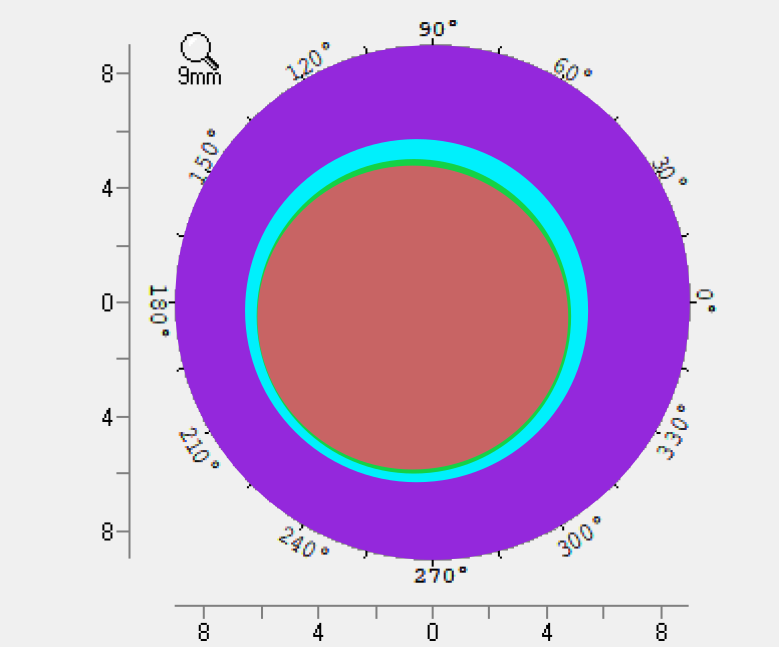
#> input picture tests/确定圆5.5mm.png, 779 x 647 px
$ python pipeline.py
#> lines starting #> are read from the running program, lines starting #| are printed output that depends on the picture; after the words box and inside, x2 and y2 are one past the last pixel; in counts of white or black regions, pixels touching at a corner belong together; long printed decimals are rounded
### src/BigCircle.py
"""
此脚本源文件位于：tools/01/v1.1
并将第六部分debug部分进行了注释化，因为我不需要输出图像，只需要输出半径r。

input：path
process：识别外圆
output：半径
"""


#pre: 在V1的基础上，基于V1生成的刺突掩码通过举例算法寻找圆心和半径
#实现： for pixel in mask, distance <- distance.mini(pixel to boarder), r <- max(distance) ！！！重要逻辑！！！
#post: 所得轮廓比肉眼分辨的小一圈，新问题：如何寻找确切地mask边界

#way1: 修改开闭运算的阈值，把第三步二值化35->20，效果不显著。
#way2:为mask人为设定“膨胀”，mask = cv2.dilate(mask, np.ones((5, 5), np.uint8), iterations=1)，可以修改为6或7。当前抽样验证：7满足要求。
#post-way2：基本满足需求。是因为前面进行模糊处理时参数为7，再带入7正好满足要求。

import cv2
import numpy as np
import os

def detect_topography_circle(image_path):
    # 1. input
    if not os.path.exists(image_path):
        print(f"错误：找不到文件 {image_path}")
        return None

    img = cv2.imread(image_path)

    # 2. blur
    blurred = cv2.medianBlur(img, 7)

    # 3. lab空间提取
    lab = cv2.cvtColor(blurred, cv2.COLOR_BGR2Lab)
    #lab = cv2.cvtColor(img, cv2.COLOR_BGR2Lab) # for debug
    a_chan = lab[:, :, 1].astype(float)
    b_chan = lab[:, :, 2].astype(float)
    dist = np.sqrt((a_chan - 128) ** 2 + (b_chan - 128) ** 2)
    dist = cv2.normalize(dist, None, 0, 255, cv2.NORM_MINMAX).astype(np.uint8)

    # 二值化
    _, thresh = cv2.threshold(dist, 35, 255, cv2.THRESH_BINARY)

    # 4. fill the circle
    kernel = np.ones((15, 15), np.uint8)
    mask = cv2.morphologyEx(thresh, cv2.MORPH_CLOSE, kernel)
    mask = cv2.dilate(mask, np.ones((7, 7), np.uint8), iterations=1)

    # 5. core：distance 算法 - mini and max
    dist_transform = cv2.distanceTransform(mask, cv2.DIST_L2, 5)
    min_val, max_val, min_loc, max_loc = cv2.minMaxLoc(dist_transform)
    #center = max_loc  # 圆心坐标 (x, y)
    radius = max_val  # 半径

    if radius <= 0:
        print("未检测到有效圆形区域")
        return None
    else:return radius
"""
    # 6. debug
    debug_img = img.copy()
    cv2.circle(debug_img, center, int(radius), (0, 0, 255), 1)
    cv2.circle(debug_img, center, 3, (255, 0, 0), -1)

    print("-" * 30)
    print(f"检测成功！")
    print(f"圆心坐标: {center}")
    print(f"所得半径: {radius:.2f} 像素")
    print("-" * 30)

    cv2.imshow("1. Color Mask (Input)", mask)
    cv2.imshow("2. Debug Result (Red Circle)", debug_img)

    cv2.waitKey(0)
    cv2.destroyAllWindows()
"""


# run
# [4 lines that do not run on import are left out]

### src/GreenArea.py
"""
此脚本中的方法来自src/tools/02-find_green_area/tools-GreenArea_v2.0.py
注释掉了用于debug的图像输出，只输出绿色圈内的像素总数；
调试：同时改变了经向扫描的像素数，目前为r = r -1或r，详见源代码的开头注释。 157行
      另：int（）或round（）


===划掉===
此脚本中的方法来自src/tools/02-find_green_area/tools-GreenArea_v1.0.py
注释掉了用于debug的图像输出，只输出绿色圈内的像素总数
===/划掉===


为了使过程更加工程化和模块化，基于既往的汇总脚本../00-old_script/core.py进行拆分，获取到如下提取绿色轮廓的核心代码：
input：path
process：定义了一个class，用来识别绿色边界（核心算法）
    class GreenContourExtractor:
        #启动
        def __init__(self, image_path)

        #定义和找出绿色和蓝色像素值
        def is_green_pixel(self, pixel_hsv)
        def is_blue_pixel(self, pixel_hsv)

        #检测外圆并确定中心（绿色中心会包含在内）
        def create_color_mask(self, debug=False)
        def detect_outer_circle(self, debug=False)

        #基于中心的绿色轮廓提取（核心！！！）：1.提前限定绿色位于0.8*大圆半径内 2.利用for循环基于中心进行经线扫描 3.去除离群+插值补充缺失 4.填充绿色轮廓并获取mask
        def extract_green_contour(self, center_x, center_y, outer_radius, debug=False)

        #对以上获取的对象汇总，进行最终计算
        def extract(self, debug=True, save_path=None)
output：green_mask图片、像素总数
"""


import cv2
import numpy as np
from scipy.interpolate import interp1d


class GreenContourExtractor:
    def __init__(self, image_path):

        self.image = cv2.imread(image_path)
        if self.image is None:
            raise ValueError(f"无法读取图像: {image_path}")

        self.image_rgb = cv2.cvtColor(self.image, cv2.COLOR_BGR2RGB)
        self.hsv = cv2.cvtColor(self.image, cv2.COLOR_BGR2HSV)

        self.green_colors = [
            np.array([68, 231, 210]),
            np.array([48, 255, 230])
        ]

        self.blue_colors = [
            np.array([92, 255, 252]),
            np.array([95, 255, 252]),
            np.array([98, 255, 252]),
            np.array([101, 245, 252])
        ]

    def is_green_pixel(self, pixel_hsv):
        for green_color in self.green_colors:
            if np.array_equal(pixel_hsv, green_color):
                return True
        return False

    def is_blue_pixel(self, pixel_hsv):
        for blue_color in self.blue_colors:
            if np.array_equal(pixel_hsv, blue_color):
                return True
        return False

    def create_color_mask(self, debug=False):
        saturation = self.hsv[:, :, 1]
        color_mask = (saturation > 30).astype(np.uint8) * 255

        kernel = np.ones((5, 5), np.uint8)
        color_mask = cv2.morphologyEx(color_mask, cv2.MORPH_CLOSE, kernel)

        if debug:
            color_pixel_count = np.sum(color_mask > 0)
            print(f"彩色区域像素数: {color_pixel_count}")

        return color_mask

    def detect_outer_circle(self, debug=False):
        color_mask = self.create_color_mask(debug=debug)
        edges = cv2.Canny(color_mask, 50, 150)

        kernel = np.ones((5, 5), np.uint8)
        edges = cv2.morphologyEx(edges, cv2.MORPH_CLOSE, kernel)

        circles = cv2.HoughCircles(
            edges, cv2.HOUGH_GRADIENT, dp=1,
            minDist=100, param1=50, param2=30,
            minRadius=50, maxRadius=1000
        )

        if circles is not None:
            circles = np.uint16(np.around(circles))
            largest_circle = max(circles[0], key=lambda c: c[2])
            x, y, r = largest_circle

            if debug:
                print(f"外圆检测 - 圆心: ({x}, {y}), 半径: {r}像素")

            return x, y, r
        else:
            raise ValueError("未能检测到外圆边界")

    def extract_green_contour(self, center_x, center_y, outer_radius, debug=False):
        height, width = self.hsv.shape[:2]
        contour_mask = np.zeros((height, width), dtype=np.uint8)

        max_scan_radius = int(outer_radius * 0.8)

        if debug:
            print(f"最大扫描半径: {max_scan_radius}像素")

        num_angles = 360
        angles = np.linspace(0, 2 * np.pi, num_angles)
        boundary_radii = []

        green_found_count = 0
        blue_found_count = 0

        for angle in angles:
            green_end_radius = -1
            green_started = False

            for r in range(0, max_scan_radius):
                x = int(center_x + r * np.cos(angle))
                y = int(center_y + r * np.sin(angle))

                if not (0 <= x < width and 0 <= y < height):
                    continue

                pixel_hsv = self.hsv[y, x]

                is_green = self.is_green_pixel(pixel_hsv)
                is_blue = self.is_blue_pixel(pixel_hsv)

                if is_green:
                    green_found_count += 1
                if is_blue:
                    blue_found_count += 1

                if is_green:
                    green_started = True

                if green_started and is_blue:
                    green_end_radius = r - 0.5
                    break

            boundary_radii.append(green_end_radius)

        if debug:
            print(f"扫描过程中找到的绿色像素总数: {green_found_count}")
            print(f"扫描过程中找到的蓝色像素总数: {blue_found_count}")

        boundary_radii = np.array(boundary_radii)
        valid_radii = boundary_radii[boundary_radii != -1]

        if len(valid_radii) < 3:
            if debug:
                print(f"\n[警告] 有效边界点太少: {len(valid_radii)}")
                print(f"绿色像素数: {green_found_count}, 蓝色像素数: {blue_found_count}")
            raise ValueError(f"有效边界点太少({len(valid_radii)}),无法分析")

        # 剔除离群值
        q1 = np.percentile(valid_radii, 25)
        q3 = np.percentile(valid_radii, 75)
        iqr = q3 - q1
        lower_bound = q1 - 1.5 * iqr
        upper_bound = q3 + 1.5 * iqr

        outlier_mask = (valid_radii < lower_bound) | (valid_radii > upper_bound)
        outlier_count = np.sum(outlier_mask)

        if debug:
            print(f"统计信息:")
            print(f"  有效半径数量: {len(valid_radii)}")
            print(f"  中位数: {np.median(valid_radii):.2f}像素")
            print(f"  正常范围: [{lower_bound:.2f}, {upper_bound:.2f}]像素")
            print(f"  离群值数量: {outlier_count}")

        valid_indices = np.where(boundary_radii != -1)[0]
        for i, idx in enumerate(valid_indices):
            if outlier_mask[i]:
                boundary_radii[idx] = -1

        # 插值
        missing_count = np.sum(boundary_radii == -1)

        if missing_count > 0:
            normal_indices = np.where(boundary_radii != -1)[0]
            normal_radii = boundary_radii[normal_indices]

            if len(normal_indices) < 3:
                raise ValueError("正常值太少,无法插值")

            # 环形插值
            extended_indices = np.concatenate([
                [normal_indices[0] - num_angles],
                normal_indices,
                [normal_indices[-1] + num_angles]
            ])
            extended_radii = np.concatenate([
                [normal_radii[0]],
                normal_radii,
                [normal_radii[-1]]
            ])

            interp_func = interp1d(extended_indices, extended_radii,
                                   kind='cubic', fill_value='extrapolate')

            all_indices = np.arange(num_angles)
            boundary_radii = interp_func(all_indices)
            boundary_radii = np.clip(boundary_radii, 0, max_scan_radius)

        # 生成边界
        boundary_points = []
        for i, angle in enumerate(angles):
            r = boundary_radii[i]
            x = int(center_x + r * np.cos(angle))
            y = int(center_y + r * np.sin(angle))
            x = np.clip(x, 0, width - 1)
            y = np.clip(y, 0, height - 1)
            boundary_points.append((x, y))

        # 填充
        contour_points = np.array(boundary_points, dtype=np.int32)
        cv2.fillPoly(contour_mask, [contour_points], 255)

        if debug:
            print(f"边界点数: {len(boundary_points)}")
            print(f"轮廓内像素数: {np.sum(contour_mask > 0)}")
            if missing_count > 0:
                print(f"已插值修复 {missing_count} 个角度(含{outlier_count}个离群值)")

        return contour_mask

    def extract(self, debug=True, save_path=None):
        """
        执行完整的绿色轮廓提取流程

        Args:
            debug: 是否输出调试信息
            save_path: 保存掩码图的路径(可选)

        Returns:
            绿色轮廓掩码图
        """
        #下面这些输print可以被注释掉
        '''
        print("=" * 60)
        #print("开始提取绿色轮廓线...")
        #print("=" * 60)

        # 1. 检测外圆
        print("\n[步骤1] 检测外圆边界...")
        '''
        center_x, center_y, outer_radius = self.detect_outer_circle(debug=debug)

        # 2. 提取绿色轮廓
        '''
        print("\n[步骤2] 提取绿色轮廓边界(精确颜色匹配)...")
        print("  - 绿色: HSV(68,231,210) 和 HSV(48,255,230)")
        print("  - 蓝色: 4个精确采样值")
        print("  - 边界检测: 绿色消失→蓝色出现")
        '''
        contour_mask = self.extract_green_contour(
            center_x, center_y, outer_radius, debug=debug
        )

        # 3. 保存结果，注意这里的if save_path也被注释掉了，如果需要导出掩码图，需要修改这里的代码。

        if save_path:
            cv2.imwrite(save_path, contour_mask)
            #print(f"\n掩码图已保存到: {save_path}")
        '''
        print("\n" + "=" * 60)
        print("绿色轮廓提取完成!")
        print(f"轮廓内像素数: {np.sum(contour_mask > 0)}")
        print("=" * 60)
        '''
        pixel_count = int(np.sum(contour_mask > 0))
        #return contour_mask, pixel_count 这里return了两个
        return pixel_count

# run
# [16 lines that do not run on import are left out]

### src/pipeline.py
"""
通过简历函数简单实现对单个地形图文件的调用,
"""

import numpy as np
from BigCircle import detect_topography_circle
from GreenArea import GreenContourExtractor

def main(pathway):
    #基于Big_Circle脚本计算每个像素的实际长度
    length_pixel_circle = detect_topography_circle(pathway)
#> in detect_topography_circle, img is the input picture: shape (647, 779, 3); mean B, G, R 211.5, 170.9, 202
#> in detect_topography_circle, `a_chan = lab[:, :, 1].astype(float)`:
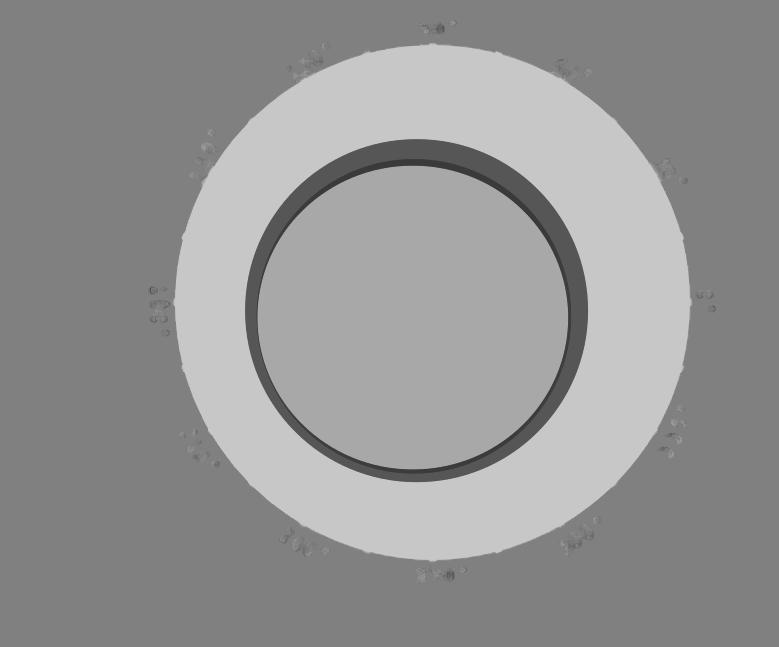
#> a_chan: shape (647, 779) float64; min 58, max 200, mean 148.5
#> in detect_topography_circle, `b_chan = lab[:, :, 2].astype(float)`:
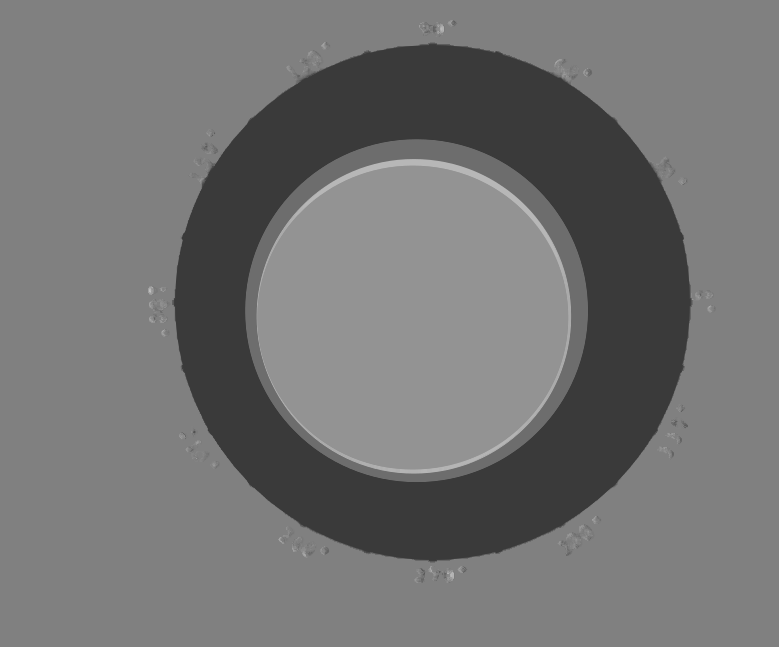
#> b_chan: shape (647, 779) float64; min 57, max 192, mean 114.4
#> in detect_topography_circle, `_, thresh = cv2.threshold(dist, 35, 255, cv2.THRESH_BINARY)`:
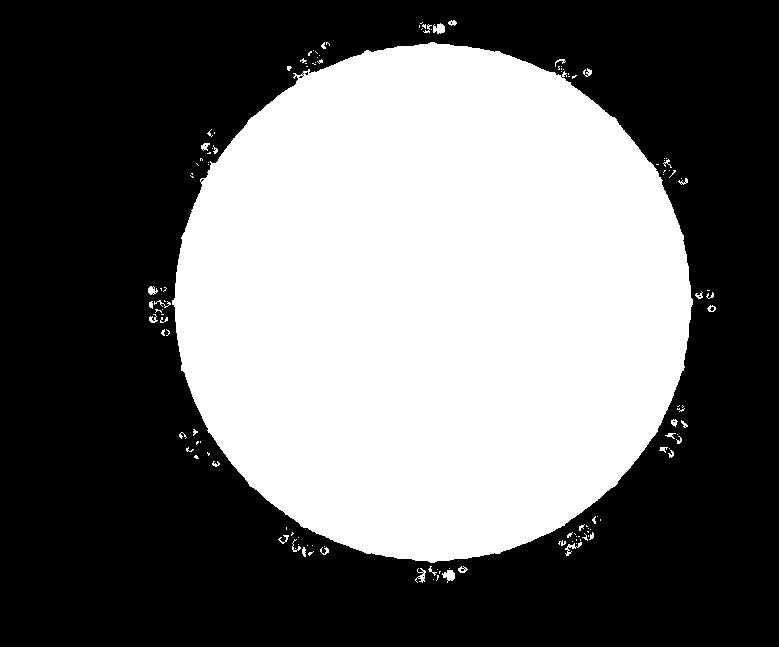
#> thresh: shape (647, 779); 42% white; 135 white regions (96 under 20 px), largest, box (x1, y1, x2, y2) and area: (172, 42, 693, 563) 209663, (442, 570, 455, 583) 102, (433, 23, 445, 34) 97
#> in detect_topography_circle, `dist_transform = cv2.distanceTransform(mask, cv2.DIST_L2, 5)`:
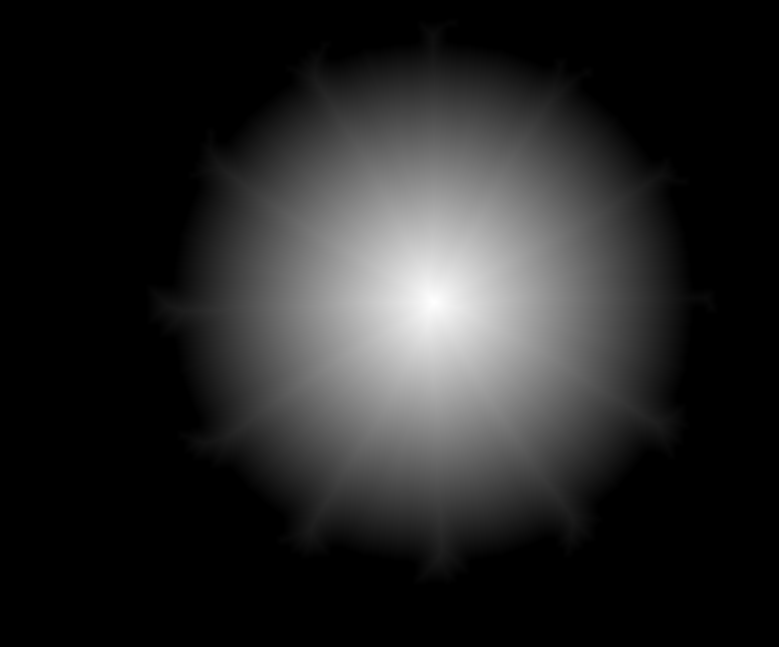
#> dist_transform: shape (647, 779) float32; min 0, max 258.7, mean 37.9; drawn with min black and max white
#> in detect_topography_circle, `min_val, max_val, min_loc, max_loc = cv2.minMaxLoc(dist_transform)`: min_val = 0; max_val = 258.7; min_loc = (0, 0); max_loc = (434, 302)
#> in detect_topography_circle, `radius = max_val`: radius = 258.7
#> length_pixel_circle = 258.7
    length_per_pixel = 4.5 / length_pixel_circle
#> length_per_pixel = 0.0174
    s_per_pixel = length_per_pixel **2
#> s_per_pixel = 0.000303

    #基于GreenArea脚本计算绿色区域像素数目
    green = GreenContourExtractor(pathway)
    green_pixel_num = green.extract(debug=False)
#> in detect_outer_circle, `edges = cv2.morphologyEx(edges, cv2.MORPH_CLOSE, kernel)`:
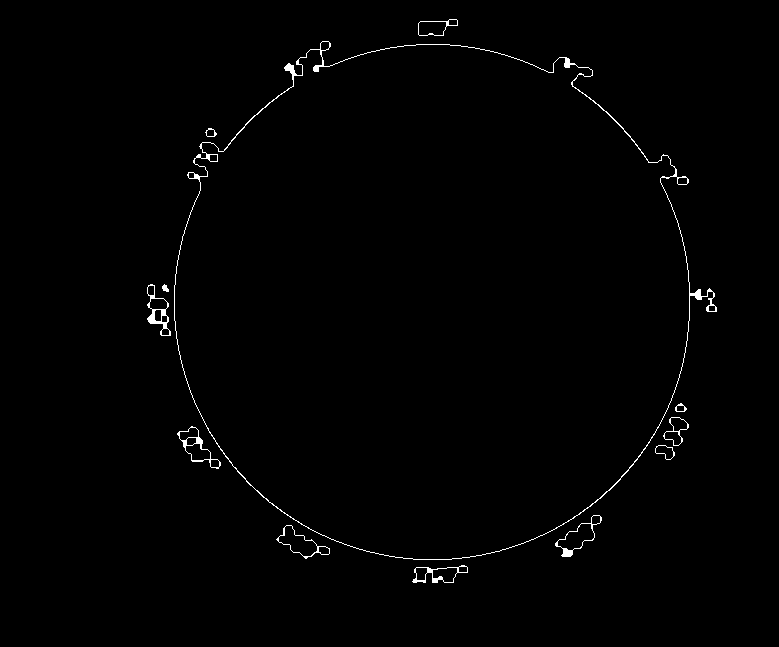
#> edges: shape (647, 779); 0.81% white in thin lines or dots, all inside (x1, y1, x2, y2) = (147, 19, 717, 583)
#> in detect_outer_circle, `circles = cv2.HoughCircles( edges, cv2.HOUGH_GRADIENT, dp=1, minDist=1..`: circles = [[432.5, 301.5, 258.4], [327.5, 309.5, 154.5]]
#> in detect_outer_circle, `circles = np.uint16(np.around(circles))`: circles = [[432, 302, 258], [328, 310, 154]]
#> in detect_outer_circle, `largest_circle = max(circles[0], key=lambda c: c[2])`: largest_circle = [432, 302, 258]
#> in detect_outer_circle, `x, y, r = largest_circle`: x = 432; y = 302; r = 258
#> in extract, `center_x, center_y, outer_radius = self.detect_outer_circle(debug=debug)`: center_x = 432; center_y = 302; outer_radius = 258
#> in extract_green_contour, `max_scan_radius = int(outer_radius * 0.8)`: max_scan_radius = 206
#> after the loop in extract_green_contour, `for angle in angles:`: blue_found_count = 847; boundary_radii = 360 values, max 181.5 at index 132, min -1 at index 136, mean 128.7; green_found_count = 919
#> in extract_green_contour, `valid_radii = boundary_radii[boundary_radii != -1]`: valid_radii = 303 values, max 181.5 at index 132, min 134.5 at index 253, mean 153.1
#> in extract_green_contour, `q1 = np.percentile(valid_radii, 25)`: q1 = 139.5
#> in extract_green_contour, `q3 = np.percentile(valid_radii, 75)`: q3 = 165.5
#> in extract_green_contour, `iqr = q3 - q1`: iqr = 26
#> in extract_green_contour, `lower_bound = q1 - 1.5 * iqr`: lower_bound = 100.5
#> in extract_green_contour, `upper_bound = q3 + 1.5 * iqr`: upper_bound = 204.5
#> in extract_green_contour, `outlier_count = np.sum(outlier_mask)`: outlier_count = 0
#> in extract_green_contour, `valid_indices = np.where(boundary_radii != -1)[0]`: valid_indices = 303 values from 0 to 359
#> in extract_green_contour, `missing_count = np.sum(boundary_radii == -1)`: missing_count = 57
#> in extract_green_contour, `normal_indices = np.where(boundary_radii != -1)[0]`: normal_indices = 303 values from 0 to 359
#> in extract_green_contour, `normal_radii = boundary_radii[normal_indices]`: normal_radii has the same summary as valid_radii
#> in extract_green_contour, `extended_indices = np.concatenate([ [normal_indices[0] - num_angles], ..`: extended_indices = 305 values from -360 to 719
#> in extract_green_contour, `extended_radii = np.concatenate([ [normal_radii[0]], normal_radii, [no..`: extended_radii = 305 values, max 181.5 at index 133, min 134.5 at index 254, mean 153
#> in extract_green_contour, `boundary_radii = interp_func(all_indices)`: boundary_radii = 360 values, max 181.5 at index 132, min 134.5 at index 310, mean 157
#> the loop in extract_green_contour, `for i, angle in enumerate(angles):` made 360 passes
#> (r, x, y) on passes 1 to 3: (138.5, 570, 302), (139.5, 571, 304), (139.5, 571, 306)
#> after the loop in extract_green_contour, `for i, angle in enumerate(angles):`: boundary_points = 360 pairs, first value 254 to 572, second value 158 to 474
#> in extract_green_contour, `contour_points = np.array(boundary_points, dtype=np.int32)`: contour_points has the same summary as boundary_points
#> in extract_green_contour, `cv2.fillPoly(contour_mask, [contour_points], 255)`:
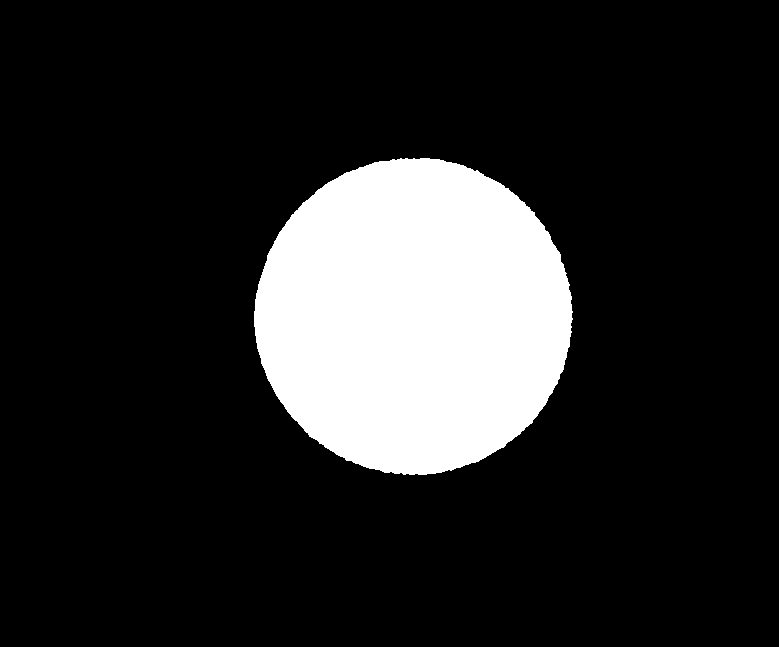
#> contour_mask: shape (647, 779); 15.6% white; 1 white region, box (x1, y1, x2, y2) and area: (254, 158, 573, 475) 78824
#> in extract, `pixel_count = int(np.sum(contour_mask > 0))`: pixel_count = 78824
#> green_pixel_num = 78824

    #数学计算
    s = green_pixel_num * s_per_pixel
#> s = 23.86
    r = np.sqrt(s / np.pi)
#> r = 2.76
    eoz = 2 * r
#> eoz = 5.51
    return eoz

if __name__ == '__main__':
    d = main("../tests/确定圆5.5mm.png")
#> d = 5.51
    print(d)
#| 5.511
